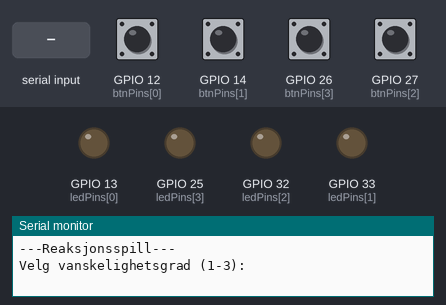
Simulated run of this sketch. Board: ESP32. On the bench: output pins drawn as LEDs (lit = HIGH), the last lines printed to the serial monitor. Dashed ring = blinking. Inputs (shaded band) come from the test bench; at power-on: GPIO 12 (btnPins[0]), GPIO 14 (btnPins[1]), GPIO 26 (btnPins[3]), GPIO 27 (btnPins[2]) HIGH. Random numbers use the default seed unless the sketch sets one.

Above: at 2.2 s.
2.3 s: "30,150\n" received over Serial
At 6.2 s:
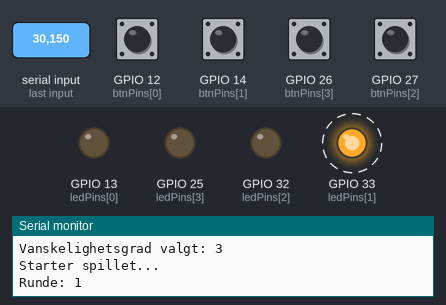
6.3 s: GPIO 12 (btnPins[0]) pulled LOW for 1.2 s
At 10.6 s:
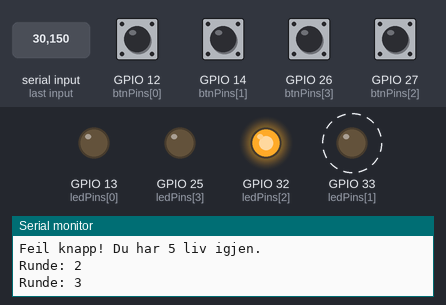
11.5 s: GPIO 27 (btnPins[2]) pulled LOW for 1.2 s
At 14.1 s:
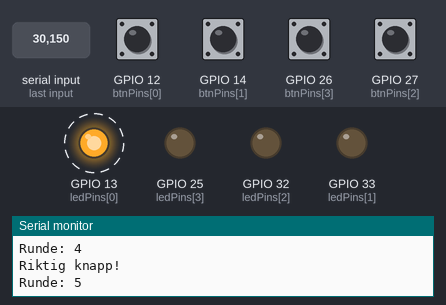
16.7 s: GPIO 12 (btnPins[0]) pulsed LOW 5 times (0.12 s each, 0.3 s apart)
Timing chart, 0 to 19.7 s (numbered marks = the images above; inputs shaded):
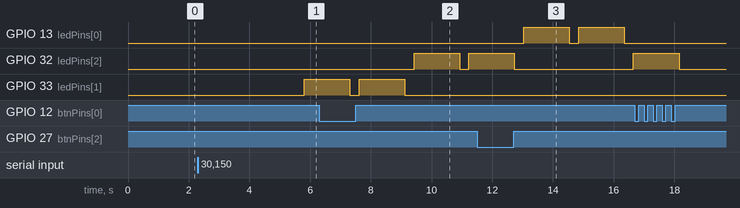

Measured:
- after the input at 2.3 s, GPIO 33 (ledPins[1]): LOW → HIGH after 3.5 s
- by itself, GPIO 13 (ledPins[0]): alternates HIGH for 1.5 s and LOW for 0.31 s

The sketch:

D11.ino
```cpp
// Bruker kun kjerne 1 for demonstrasjon
#if CONFIG_FREERTOS_UNICORE
static const BaseType_t app_cpu = 0;
#else
static const BaseType_t app_cpu = 1;
#endif

//#include <Arduino.h>

int btnPins[] = {12, 14, 27, 26};
int ledPins[] = {13, 33, 32, 25};

static SemaphoreHandle_t binSem;
static TaskHandle_t ledTasks[4];
static TaskHandle_t gameTaskHandle;

uint8_t difficulty = 1;
int failcount = 0;
int score = 0;
int currentLed = -1;
int roundCount = 0;
unsigned long prevMillis = 0;
TimerHandle_t gameTimer;

void IRAM_ATTR ISR_BTN(int btnId) {
  if (btnId == currentLed) {
    if (millis() - prevMillis <= difficulty * 500) {
      score += difficulty*500 - (millis() - prevMillis);
      Serial.println("Riktig knapp!");
    }
  }
  else {
    Serial.print("Feil knapp! Du har ");
    Serial.print(abs(failcount-5));
    Serial.println(" liv igjen.");

    failcount++;
  }
  currentLed = -1;
}

void IRAM_ATTR ISR_BTN_1() {
  ISR_BTN(0);
}

void IRAM_ATTR ISR_BTN_2() {
  ISR_BTN(1);
}

void IRAM_ATTR ISR_BTN_3() {
  ISR_BTN(2);
}

void IRAM_ATTR ISR_BTN_4() {
  ISR_BTN(3);
}

void ledTask(void *parameters) {
  int id = *(int *)parameters;
  free(parameters);

  pinMode(ledPins[id], OUTPUT);

  while (true) {
    ulTaskNotifyTake(pdTRUE, portMAX_DELAY);
    digitalWrite(ledPins[id], HIGH);
    prevMillis = millis();
    vTaskDelay(difficulty * 500/portTICK_PERIOD_MS);
    digitalWrite(ledPins[id], LOW);
  }
}

void gameTimerCallback(TimerHandle_t xTimer) {
  if (failcount - 5 > 0) {
    Serial.print("Spillet ferdig. Du overlevde: ");
    Serial.print(roundCount);
    Serial.print(" Runder. Total score: ");
    Serial.println(score);
    vTaskSuspend(gameTaskHandle);
    return;
  }

  currentLed = random(0, 4);
  xTaskNotifyGive(ledTasks[currentLed]);
  roundCount++;
  Serial.print("Runde: ");
  Serial.println(roundCount);
}

void gameTask(void *params) {
  xSemaphoreTake(binSem, portMAX_DELAY);
  Serial.println("Starter spillet...");
  score = 0;
  roundCount = 0;
  vTaskDelay(1000/portTICK_PERIOD_MS);
  xTimerStart(gameTimer, 0);
  while (1) {
    vTaskDelay(1000/portTICK_PERIOD_MS);
  }
}

void readDifficultyTask(void *params) {
  Serial.println("Velg vanskelighetsgrad (1-3):");
  while (true) {
    if (Serial.available()) {
      char c = Serial.read();
      if (c >= '1' && c <= '3') {
        difficulty = c - '0';
        Serial.print("Vanskelighetsgrad valgt: ");
        Serial.println(difficulty);
        xSemaphoreGive(binSem);
        vTaskDelete(NULL);
      } else {
        Serial.println("Velg et heltall fra 1-3");
      }
    }
    vTaskDelay(1000/portTICK_PERIOD_MS);
  }
}

void setup() {
  Serial.begin(115200);

  vTaskDelay(1000/portTICK_PERIOD_MS);

  Serial.println("---Reaksjonsspill---");

  binSem = xSemaphoreCreateBinary();

  for (int i = 0; i < 4; i++) {
    pinMode(btnPins[i], INPUT_PULLUP);
    pinMode(ledPins[i], OUTPUT);
  }

  attachInterrupt(btnPins[0], ISR_BTN_1, FALLING);
  attachInterrupt(btnPins[1], ISR_BTN_2, FALLING);
  attachInterrupt(btnPins[2], ISR_BTN_3, FALLING);
  attachInterrupt(btnPins[3], ISR_BTN_4, FALLING);

  for (int i = 0; i < 4; i++) {
    int *id = (int *)malloc(sizeof(int));
    *id = i;
    xTaskCreatePinnedToCore(
                        ledTask,
                        "LEDTask",
                        2048,
                        id,
                        1,
                        &ledTasks[i],
                        app_cpu);
  }

  xTaskCreatePinnedToCore(
                        readDifficultyTask,
                        "ReadDifficulty",
                        2048,
                        NULL,
                        2,
                        NULL,
                        app_cpu);

  xTaskCreatePinnedToCore(
                        gameTask,
                        "GameTask",
                        2048,
                        NULL,
                        1,
                        &gameTaskHandle,
                        app_cpu);

  gameTimer = xTimerCreate("GameTimer", random(1000, 3000)/portTICK_PERIOD_MS, pdTRUE, NULL, gameTimerCallback);
}

void loop() {

}
```
